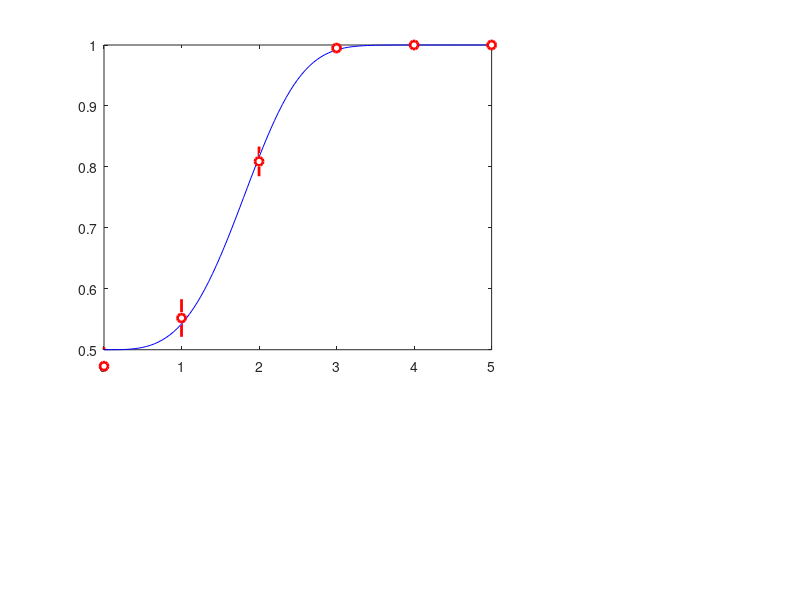

Source code (MATLAB): (Note: this script raises an error after producing the figure.)
%% Markov Chain Monte Carlo
% Certainly the most popular Monte Carlo algorithm is Markov chain Monte
% Carlo (MCMC).  MCMC is a method of drawing samples from a gradually
% changing distribution.  At each point, the distribution isn't quite
% right, but over many samples it is.  There are many variations on MCMC.
% We will focus on a simple one called _Metropolis sampling._
%
%% Likelihood functions
% Throughout, the distribution from which we want to sample will be a
% probability distribution over some unknown quantity.  We want to know,
% for example, the probability that some *X* is greater than 0.
%
%% Metropolis
%
%% Markov Chain Monte Carlo (MCMC) simulation
clear
close all
rng(1)

%% Simulate some psychometric data

truth    =  [2, 3.5];

fprintf(' > truth:     (%.1f, %.1f)\n', truth)

pfcn     =  @(x,p) wblcdf(x,p(1),p(2)) * 0.5 + 0.5;

N        =  1000;
stimuli  =  0:5;
prob     =  pfcn(stimuli, truth);

correct  =  binornd(N, prob);
rate     =  correct/N;

se       =  sqrt((rate .* (1 - rate))./N);

xax      =  linspace(0, 5, 101);
yax      =  pfcn(xax, truth);

subplot(3, 3, [1:2 4:5])
plot(xax, yax, 'b-', ...
    stimuli, rate, 'ro', ...
    'linewidth', 2, ...
    'clipping', 'off', ...
    'markerfacecolor', 'w')
ylim([.5 1])


line([stimuli; stimuli], rate + 1.96 * [se; -se], -[correct; correct], ...
    'linew', 2, 'color', 'r')

f1 = gcf();
drawnow


%% Set up likelihood, prior, and posterior

logbinopdf     =  @(c,n,p) log(binopdf(c,n,p));

loglikelihood  =  @(x) sum(logbinopdf(correct, N, pfcn(stimuli, x)));

deviance       =  @(x) -2 * loglikelihood(x);

startingPoint  =  [4, 4]';

guess          =  fminsearch(deviance, startingPoint);

fprintf(' > guess:     (%.1f, %.1f)\n', guess)

logprior       =  @(x) -sum(x);   % log of exppdf(x,1)

logposterior   =  @(x) logprior(x) + loglikelihood(x);  % without scaling


%% Markov chain Monte Carlo

nChains = 4;

startingPoint = [ ...
    4 4
    4 2 
    2 4
    2 2]';

for c = 1:nChains
    m(c) = Adam.Metropolis(logposterior, startingPoint(:,c));
end

tic
for c = 1:nChains
    t = m(c);
    t.DrawSamples(20000)
    m(c) = t;
end

chains = cat(3,m.XHistory);
toc

%% More figures

A = squeeze(chains(1,5002:end,:));
B = squeeze(chains(2,5002:end,:));

estimate = mean([A(:) B(:)]);
post_std = std([A(:) B(:)]);
fprintf(' > estimate:  (%.1f, %.1f) +/- (%.2f, %.2f)\n', estimate, post_std)

subplot(3,3,3), plot(A, B, '.');

subplot(3,3,7), plot(A); 
subplot(3,3,8), plot(B); 

subplot(3,3,6), histogram(A, 51, 'edgecolor', 'none')
subplot(3,3,9), histogram(B, 51, 'edgecolor', 'none')

subplot(3, 3, [1:2 4:5])

line(xax, pfcn(xax, estimate), ...
    'linestyle', '--', ...
    'color', [1 .5 0], ...
    'linewidth', 2, ...
    'clipping', 'off')



%%   Deriving Bayesian credible intervals for model parameters

fprintf(' > Parameter A is between %.2f and %.2f.\n', ...
    prctile(A(:), [0.025 0.975]*100))
fprintf(' > Parameter B is between %.2f and %.2f.\n', ...
    prctile(B(:), [0.025 0.975]*100))


